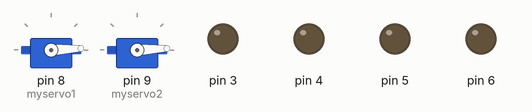
The sketch below on a simulated Arduino Uno, built with avr-gcc and run on an emulated ATmega328P. Parts: 2 × servo, output pins drawn as LEDs (lit = HIGH).

Above: at 0.05 s.
At 0.9 s:
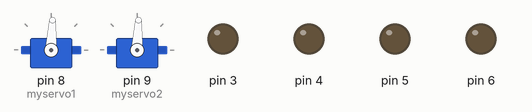
At 1.75 s:
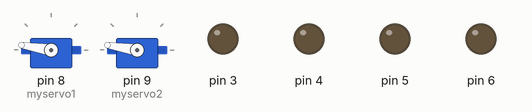
At 3.5 s:
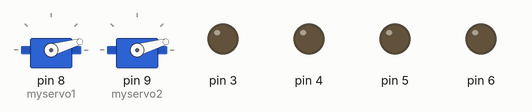
Timing chart, 0 to 8.4 s (numbered marks = the images above):
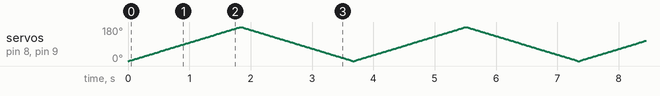

The sketch:

servo-motor-rotate.ino
```cpp
#include <Servo.h>

Servo myservo1;
Servo myservo2;

void setup() {
  // put your setup code here, to run once:
  pinMode(3, OUTPUT);
  pinMode(4, OUTPUT);
  pinMode(5, OUTPUT);
  pinMode(6, OUTPUT);

  myservo1.attach(8);
  myservo2.attach(9);
}

void loop() {

  // digitalWrite(3, HIGH);
  // digitalWrite(4, LOW);
  // delay(1000);
  // digitalWrite(4, LOW);
  // digitalWrite(3, HIGH);
  // delay(1000);


  for (int pos = 0; pos <= 180; pos++) {
    myservo1.write(pos);
    myservo2.write(pos);
    delay(10);
  }
  // delay(1000);
  for (int pos = 180; pos >= 0; pos--) {
    myservo1.write(pos);
    myservo2.write(pos);
    delay(10);
  }
  // delay(1000);
}
```
